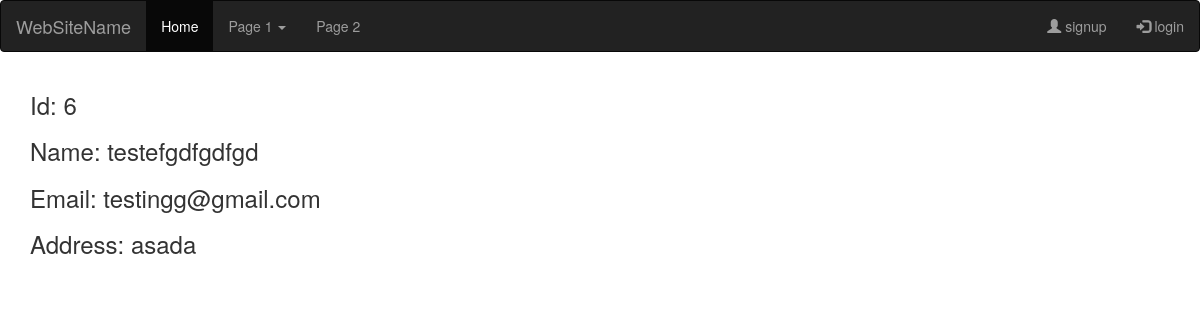
Screenshot of /view?id=6 with the database file from the repository.
### crud/models.py (models this page shows, shortened)
class Employee(models.Model):
    emp_name = models.CharField(max_length=50)
    emp_email = models.EmailField(unique=True)
    emp_address = models.CharField(max_length=250)
    class Meta:
        db_table = 'emp'

### crud/views.py (the view)
# urls.py: url(r'^view$', views.view),
def view(request):
    data = Employee.objects.get(id=request.GET['id'])
    return render(request, 'crud/view.html', {'data':data})

### crud/templates/crud/view.html
{% extends 'layout.html' %}
{% block content %}
 <h3> Id: {{ data.id }}</h3>
<h3> Name: {{ data.emp_name }}</h3>
<h3> Email: {{ data.emp_email }}</h3>
<h3> Address: {{ data.emp_address }}</h3>
{% endblock %}

### rows the page displays
Employee: id "6", emp_name "testefgdfgdfgd", emp_email "testingg@gmail.com", emp_address "asada"
